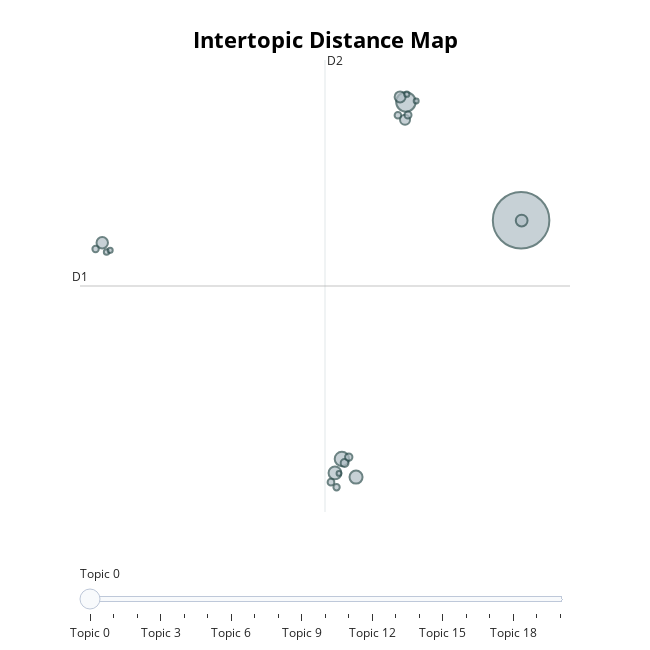

Source (notebook cell):
### Code cell
# On visualise les sujets
topic_model.visualize_topics()

### Figure 1 — Plotly figure (JSON) as saved in the notebook; plotly's stock layout.template omitted (floating-point values rounded to 4 significant figures)
{"data": [{"customdata": [[0, "hurricane | hurricanes | fema | irma | evacuees", 31824], [1, "syria | militants | syrian | iraq | iraqi", 3776], [2, "nra | protesters | officer | racism | cops", 2049], [3, "comey | manafort | mueller | congress | fbi", 1698], [4, "hannity | trump | donald | melania | realdonaldtrump", 1626], [5, "coronavirus | covid19 | vaccine | coronavirusfacts | vaccines", 1382], [6, "obamacare | senate | repeal | congress | medicaid", 1301], [7, "protesting | protests | hindus | sikh | protest", 1199], [8, "pyongyang | sanctions | korea | nuclear | kim", 999], [9, "visas | daca | immigration | deportation | obama", 611], [10, "legislation | transgender | discrimination | abortion | abortions", 540], [11, "sanctions | iran | treaty | tillerson | obama", 496], [12, "romney | trump | hillary | kasich | election", 448], [13, "brexit | negotiations | unionist | ireland | labour", 436], [14, "epa | emissions | coal | pollution | environmental", 405], [15, "electoral | voter | voters | ballot | elections", 392], [16, "yellen | congress | legislation | regulators | regulation", 298], [17, "jerusalem | palestine | aviv | gaza | palestinians", 270], [18, "scalia | grassley | senate | justices | senators", 258], [19, "catalonia | separatists | referendum | separatist | secessionist", 246], [20, "trump | donald | clinton | hillary | taxes", 232]], "hovertemplate": "<b>Topic %{customdata[0]}</b><br>%{customdata[1]}<br>Size: %{customdata[2]}", "legendgroup": "", "marker": {"color": "#B0BEC5", "line": {"color": "DarkSlateGrey", "width": 2}, "size": [31824, 3776, 2049, 1698, 1626, 1382, 1301, 1199, 999, 611, 540, 496, 448, 436, 405, 392, 298, 270, 258, 246, 232], "sizemode": "area", "sizeref": 19.89, "symbol": "circle"}, "mode": "markers", "name": "", "orientation": "v", "showlegend": false, "type": "scatter", "x": [13.41, 8.605, 5.936, 6.525, 5.647, 13.43, -4.051, 8.363, 8.568, 6.049, 6.222, 8.691, 5.481, 8.271, -4.329, 5.714, -3.871, 8.641, -3.722, 9.033, 5.815], "xaxis": "x", "y": [6.235, 13.46, -8.351, -9.457, -9.204, 6.214, 4.86, 13.77, 12.37, -8.597, -8.237, 12.66, -9.771, 12.64, 4.474, -10.08, 4.298, 13.93, 4.393, 13.52, -9.234], "yaxis": "y"}], "layout": {"annotations": [{"showarrow": false, "text": "D1", "x": -4.979, "y": 2.216, "yshift": 10}, {"showarrow": false, "text": "D2", "x": 5.232, "xshift": 10, "y": 16.02}], "height": 650, "hoverlabel": {"bgcolor": "white", "font": {"family": "Rockwell", "size": 16}}, "legend": {"itemsizing": "constant", "tracegroupgap": 0}, "margin": {"t": 60}, "shapes": [{"line": {"color": "#CFD8DC", "width": 2}, "type": "line", "x0": 5.232, "x1": 5.232, "y0": -11.59, "y1": 16.02}, {"line": {"color": "#9E9E9E", "width": 2}, "type": "line", "x0": -4.979, "x1": 15.44, "y0": 2.216, "y1": 2.216}], "sliders": [{"active": 0, "pad": {"t": 50}, "steps": [{"args": [{"marker.color": [["red", "#B0BEC5", "#B0BEC5", "#B0BEC5", "#B0BEC5", "#B0BEC5", "#B0BEC5", "#B0BEC5", "#B0BEC5", "#B0BEC5", "#B0BEC5", "#B0BEC5", "#B0BEC5", "#B0BEC5", "#B0BEC5", "#B0BEC5", "#B0BEC5", "#B0BEC5", "#B0BEC5", "#B0BEC5", "#B0BEC5"]]}], "label": "Topic 0", "method": "update"}, {"args": [{"marker.color": [["#B0BEC5", "red", "#B0BEC5", "#B0BEC5", "#B0BEC5", "#B0BEC5", "#B0BEC5", "#B0BEC5", "#B0BEC5", "#B0BEC5", "#B0BEC5", "#B0BEC5", "#B0BEC5", "#B0BEC5", "#B0BEC5", "#B0BEC5", "#B0BEC5", "#B0BEC5", "#B0BEC5", "#B0BEC5", "#B0BEC5"]]}], "label": "Topic 1", "method": "update"}, {"args": [{"marker.color": [["#B0BEC5", "#B0BEC5", "red", "#B0BEC5", "#B0BEC5", "#B0BEC5", "#B0BEC5", "#B0BEC5", "#B0BEC5", "#B0BEC5", "#B0BEC5", "#B0BEC5", "#B0BEC5", "#B0BEC5", "#B0BEC5", "#B0BEC5", "#B0BEC5", "#B0BEC5", "#B0BEC5", "#B0BEC5", "#B0BEC5"]]}], "label": "Topic 2", "method": "update"}, {"args": [{"marker.color": [["#B0BEC5", "#B0BEC5", "#B0BEC5", "red", "#B0BEC5", "#B0BEC5", "#B0BEC5", "#B0BEC5", "#B0BEC5", "#B0BEC5", "#B0BEC5", "#B0BEC5", "#B0BEC5", "#B0BEC5", "#B0BEC5", "#B0BEC5", "#B0BEC5", "#B0BEC5", "#B0BEC5", "#B0BEC5", "#B0BEC5"]]}], "label": "Topic 3", "method": "update"}, {"args": [{"marker.color": [["#B0BEC5", "#B0BEC5", "#B0BEC5", "#B0BEC5", "red", "#B0BEC5", "#B0BEC5", "#B0BEC5", "#B0BEC5", "#B0BEC5", "#B0BEC5", "#B0BEC5", "#B0BEC5", "#B0BEC5", "#B0BEC5", "#B0BEC5", "#B0BEC5", "#B0BEC5", "#B0BEC5", "#B0BEC5", "#B0BEC5"]]}], "label": "Topic 4", "method": "update"}, {"args": [{"marker.color": [["#B0BEC5", "#B0BEC5", "#B0BEC5", "#B0BEC5", "#B0BEC5", "red", "#B0BEC5", "#B0BEC5", "#B0BEC5", "#B0BEC5", "#B0BEC5", "#B0BEC5", "#B0BEC5", "#B0BEC5", "#B0BEC5", "#B0BEC5", "#B0BEC5", "#B0BEC5", "#B0BEC5", "#B0BEC5", "#B0BEC5"]]}], "label": "Topic 5", "method": "update"}, {"args": [{"marker.color": [["#B0BEC5", "#B0BEC5", "#B0BEC5", "#B0BEC5", "#B0BEC5", "#B0BEC5", "red", "#B0BEC5", "#B0BEC5", "#B0BEC5", "#B0BEC5", "#B0BEC5", "#B0BEC5", "#B0BEC5", "#B0BEC5", "#B0BEC5", "#B0BEC5", "#B0BEC5", "#B0BEC5", "#B0BEC5", "#B0BEC5"]]}], "label": "Topic 6", "method": "update"}, {"args": [{"marker.color": [["#B0BEC5", "#B0BEC5", "#B0BEC5", "#B0BEC5", "#B0BEC5", "#B0BEC5", "#B0BEC5", "red", "#B0BEC5", "#B0BEC5", "#B0BEC5", "#B0BEC5", "#B0BEC5", "#B0BEC5", "#B0BEC5", "#B0BEC5", "#B0BEC5", "#B0BEC5", "#B0BEC5", "#B0BEC5", "#B0BEC5"]]}], "label": "Topic 7", "method": "update"}, {"args": [{"marker.color": [["#B0BEC5", "#B0BEC5", "#B0BEC5", "#B0BEC5", "#B0BEC5", "#B0BEC5", "#B0BEC5", "#B0BEC5", "red", "#B0BEC5", "#B0BEC5", "#B0BEC5", "#B0BEC5", "#B0BEC5", "#B0BEC5", "#B0BEC5", "#B0BEC5", "#B0BEC5", "#B0BEC5", "#B0BEC5", "#B0BEC5"]]}], "label": "Topic 8", "method": "update"}, {"args": [{"marker.color": [["#B0BEC5", "#B0BEC5", "#B0BEC5", "#B0BEC5", "#B0BEC5", "#B0BEC5", "#B0BEC5", "#B0BEC5", "#B0BEC5", "red", "#B0BEC5", "#B0BEC5", "#B0BEC5", "#B0BEC5", "#B0BEC5", "#B0BEC5", "#B0BEC5", "#B0BEC5", "#B0BEC5", "#B0BEC5", "#B0BEC5"]]}], "label": "Topic 9", "method": "update"}, {"args": [{"marker.color": [["#B0BEC5", "#B0BEC5", "#B0BEC5", "#B0BEC5", "#B0BEC5", "#B0BEC5", "#B0BEC5", "#B0BEC5", "#B0BEC5", "#B0BEC5", "red", "#B0BEC5", "#B0BEC5", "#B0BEC5", "#B0BEC5", "#B0BEC5", "#B0BEC5", "#B0BEC5", "#B0BEC5", "#B0BEC5", "#B0BEC5"]]}], "label": "Topic 10", "method": "update"}, {"args": [{"marker.color": [["#B0BEC5", "#B0BEC5", "#B0BEC5", "#B0BEC5", "#B0BEC5", "#B0BEC5", "#B0BEC5", "#B0BEC5", "#B0BEC5", "#B0BEC5", "#B0BEC5", "red", "#B0BEC5", "#B0BEC5", "#B0BEC5", "#B0BEC5", "#B0BEC5", "#B0BEC5", "#B0BEC5", "#B0BEC5", "#B0BEC5"]]}], "label": "Topic 11", "method": "update"}, {"args": [{"marker.color": [["#B0BEC5", "#B0BEC5", "#B0BEC5", "#B0BEC5", "#B0BEC5", "#B0BEC5", "#B0BEC5", "#B0BEC5", "#B0BEC5", "#B0BEC5", "#B0BEC5", "#B0BEC5", "red", "#B0BEC5", "#B0BEC5", "#B0BEC5", "#B0BEC5", "#B0BEC5", "#B0BEC5", "#B0BEC5", "#B0BEC5"]]}], "label": "Topic 12", "method": "update"}, {"args": [{"marker.color": [["#B0BEC5", "#B0BEC5", "#B0BEC5", "#B0BEC5", "#B0BEC5", "#B0BEC5", "#B0BEC5", "#B0BEC5", "#B0BEC5", "#B0BEC5", "#B0BEC5", "#B0BEC5", "#B0BEC5", "red", "#B0BEC5", "#B0BEC5", "#B0BEC5", "#B0BEC5", "#B0BEC5", "#B0BEC5", "#B0BEC5"]]}], "label": "Topic 13", "method": "update"}, {"args": [{"marker.color": [["#B0BEC5", "#B0BEC5", "#B0BEC5", "#B0BEC5", "#B0BEC5", "#B0BEC5", "#B0BEC5", "#B0BEC5", "#B0BEC5", "#B0BEC5", "#B0BEC5", "#B0BEC5", "#B0BEC5", "#B0BEC5", "red", "#B0BEC5", "#B0BEC5", "#B0BEC5", "#B0BEC5", "#B0BEC5", "#B0BEC5"]]}], "label": "Topic 14", "method": "update"}, {"args": [{"marker.color": [["#B0BEC5", "#B0BEC5", "#B0BEC5", "#B0BEC5", "#B0BEC5", "#B0BEC5", "#B0BEC5", "#B0BEC5", "#B0BEC5", "#B0BEC5", "#B0BEC5", "#B0BEC5", "#B0BEC5", "#B0BEC5", "#B0BEC5", "red", "#B0BEC5", "#B0BEC5", "#B0BEC5", "#B0BEC5", "#B0BEC5"]]}], "label": "Topic 15", "method": "update"}, {"args": [{"marker.color": [["#B0BEC5", "#B0BEC5", "#B0BEC5", "#B0BEC5", "#B0BEC5", "#B0BEC5", "#B0BEC5", "#B0BEC5", "#B0BEC5", "#B0BEC5", "#B0BEC5", "#B0BEC5", "#B0BEC5", "#B0BEC5", "#B0BEC5", "#B0BEC5", "red", "#B0BEC5", "#B0BEC5", "#B0BEC5", "#B0BEC5"]]}], "label": "Topic 16", "method": "update"}, {"args": [{"marker.color": [["#B0BEC5", "#B0BEC5", "#B0BEC5", "#B0BEC5", "#B0BEC5", "#B0BEC5", "#B0BEC5", "#B0BEC5", "#B0BEC5", "#B0BEC5", "#B0BEC5", "#B0BEC5", "#B0BEC5", "#B0BEC5", "#B0BEC5", "#B0BEC5", "#B0BEC5", "red", "#B0BEC5", "#B0BEC5", "#B0BEC5"]]}], "label": "Topic 17", "method": "update"}, {"args": [{"marker.color": [["#B0BEC5", "#B0BEC5", "#B0BEC5", "#B0BEC5", "#B0BEC5", "#B0BEC5", "#B0BEC5", "#B0BEC5", "#B0BEC5", "#B0BEC5", "#B0BEC5", "#B0BEC5", "#B0BEC5", "#B0BEC5", "#B0BEC5", "#B0BEC5", "#B0BEC5", "#B0BEC5", "red", "#B0BEC5", "#B0BEC5"]]}], "label": "Topic 18", "method": "update"}, {"args": [{"marker.color": [["#B0BEC5", "#B0BEC5", "#B0BEC5", "#B0BEC5", "#B0BEC5", "#B0BEC5", "#B0BEC5", "#B0BEC5", "#B0BEC5", "#B0BEC5", "#B0BEC5", "#B0BEC5", "#B0BEC5", "#B0BEC5", "#B0BEC5", "#B0BEC5", "#B0BEC5", "#B0BEC5", "#B0BEC5", "red", "#B0BEC5"]]}], "label": "Topic 19", "method": "update"}, {"args": [{"marker.color": [["#B0BEC5", "#B0BEC5", "#B0BEC5", "#B0BEC5", "#B0BEC5", "#B0BEC5", "#B0BEC5", "#B0BEC5", "#B0BEC5", "#B0BEC5", "#B0BEC5", "#B0BEC5", "#B0BEC5", "#B0BEC5", "#B0BEC5", "#B0BEC5", "#B0BEC5", "#B0BEC5", "#B0BEC5", "#B0BEC5", "red"]]}], "label": "Topic 20", "method": "update"}]}], "title": {"font": {"color": "Black", "size": 22}, "text": "<b>Intertopic Distance Map</b>", "x": 0.5, "xanchor": "center", "y": 0.95, "yanchor": "top"}, "width": 650, "xaxis": {"anchor": "y", "domain": [0, 1], "range": [-4.979, 15.44], "title": {"text": ""}, "visible": false}, "yaxis": {"anchor": "x", "domain": [0, 1], "range": [-11.59, 16.02], "title": {"text": ""}, "visible": false}}}
